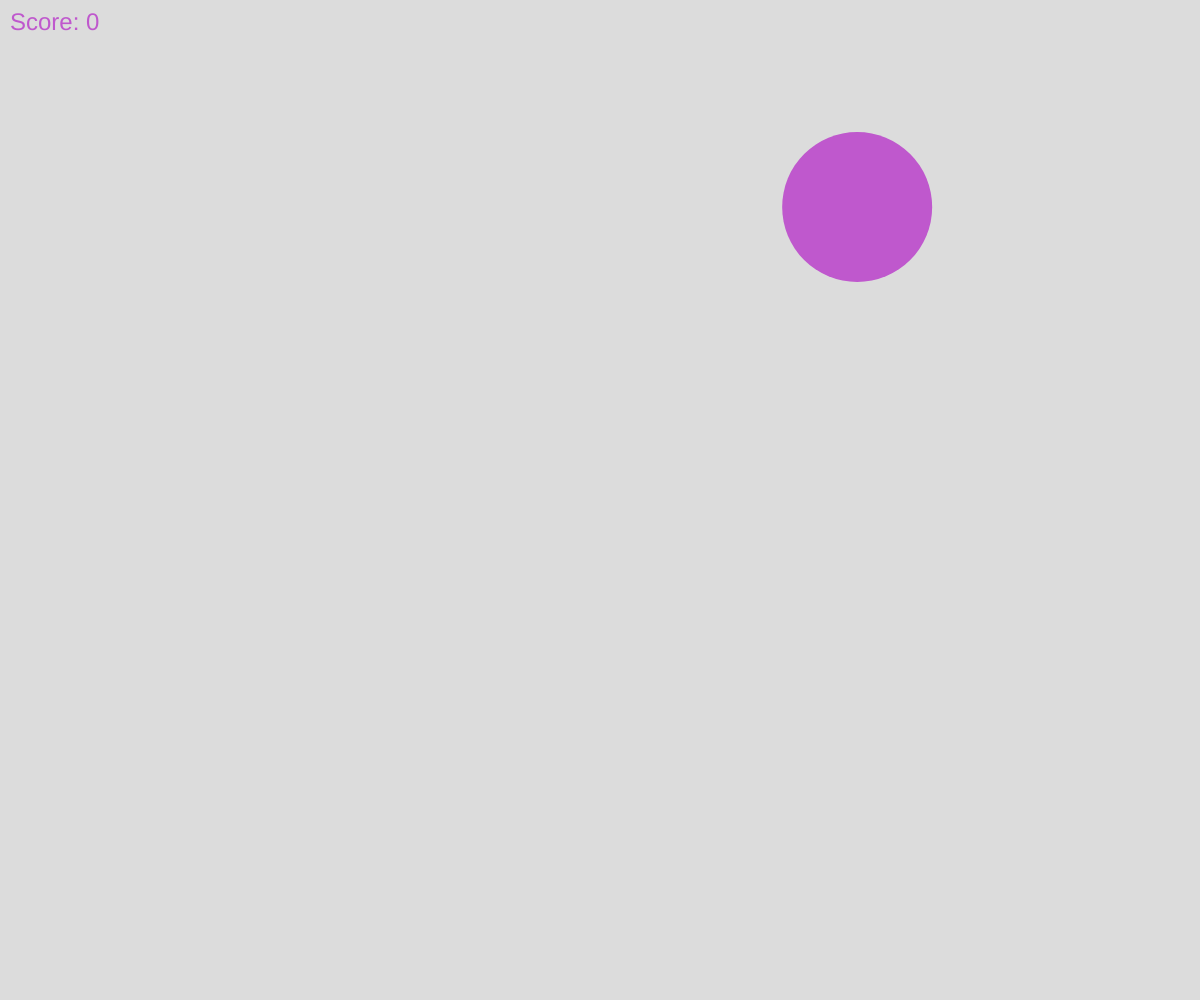
Frame 1 (no input)
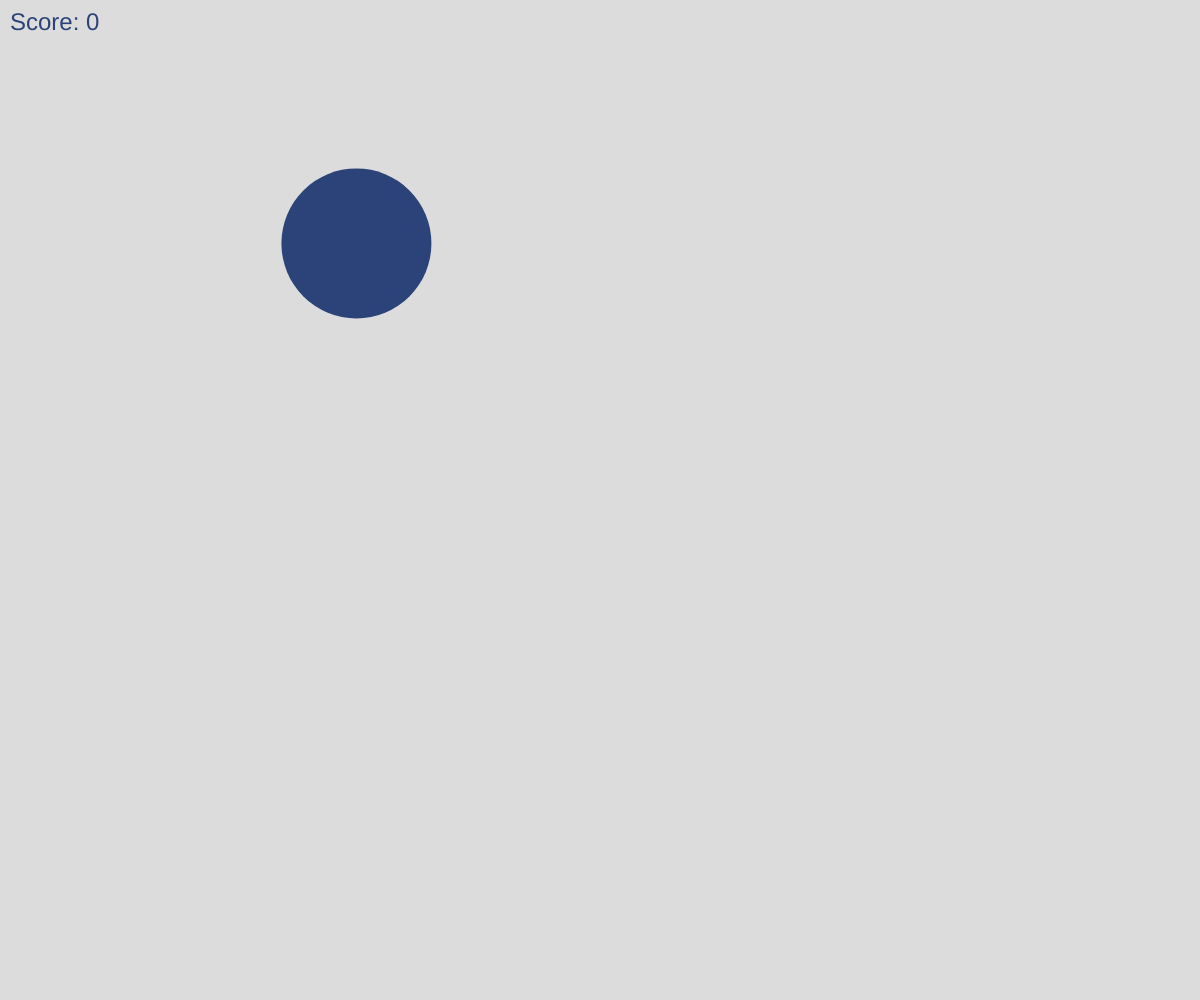
Frame 60 (no input)
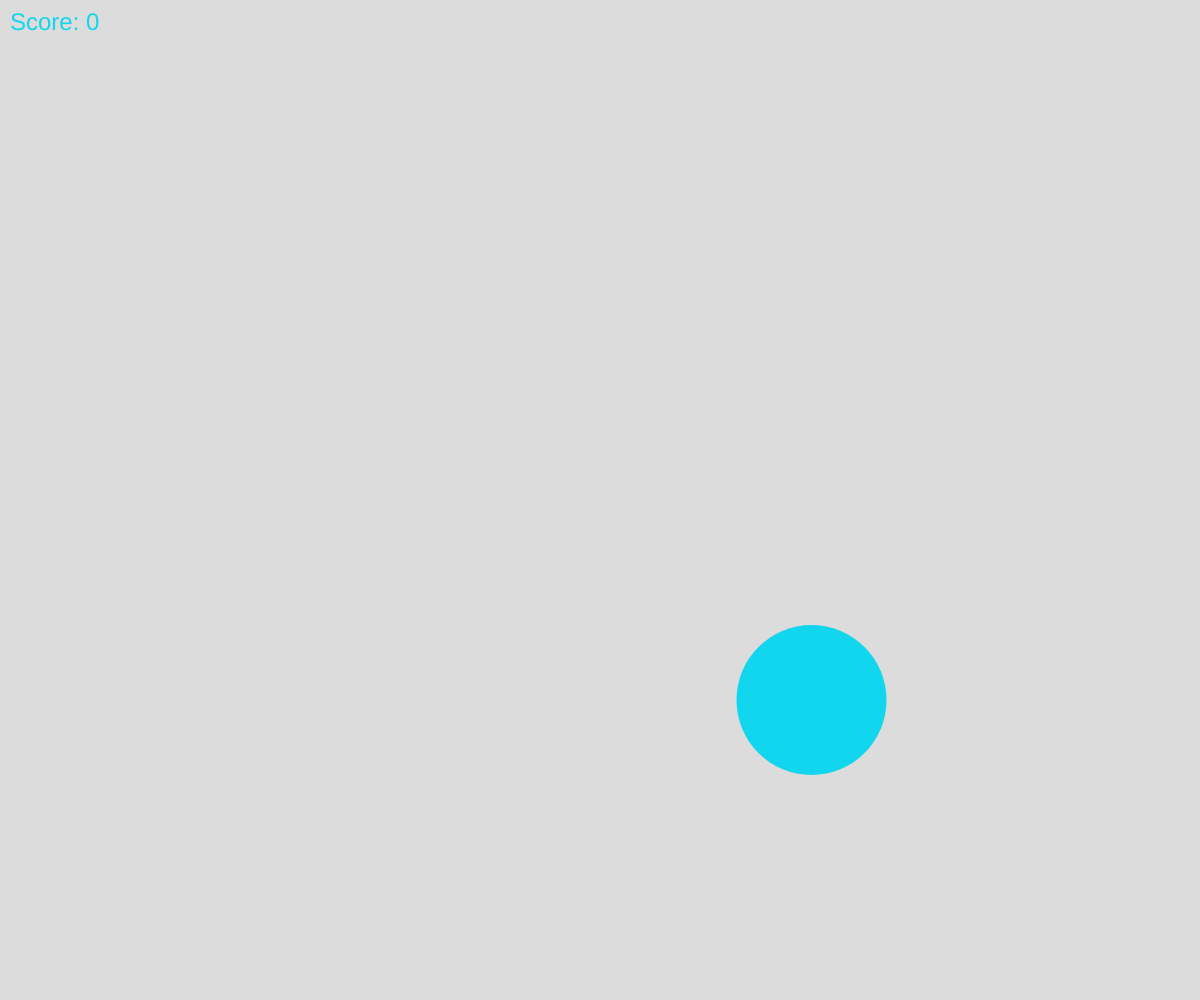
Frame 120 (the mouse pressed at the canvas centre since frame 60)

The p5.js sketch that drew these frames (run headless with seeded random() and noise() and a simulated clock; from frame 60 on, the mouse is pressed at the canvas centre):

// p5.js sketch
// ── sketch.js
var x, y;
var score = 0;
const radius = 75;
var r, g, b;

function setup() {
  createCanvas(windowWidth, windowHeight);
  x = random(windowWidth);
  y = random(windowHeight);
  r = random(255);
  g = random(255);
  b = random(255);
}

function draw() {
  background(220);
  noStroke();
  fill(r, g, b);
  ellipse(x, y, radius*2, radius*2);
  textSize(24);
  text("Score: " + score, 10, 30);
}

function mousePressed() {
  var d = dist(mouseX, mouseY, x, y);
  if (d < radius) {
    newCircle();
    score++;
  }
}

function newCircle() {
  x = random(windowWidth);
  y = random(windowHeight);
  r = random(255);
  g = random(255);
  b = random(255);
}

setInterval(newCircle, 1500);
